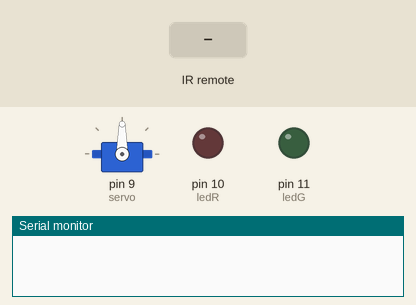
Simulated run of this sketch. Board: Arduino Uno, built with avr-gcc and run on an emulated ATmega328P. On the bench: servo, output pins drawn as LEDs (lit = HIGH), the last lines printed to the serial monitor. Inputs (shaded band) come from the test bench.

Above: at 1.2 s.
1.3 s: infrared code 0x88C0051 received
At 2.1 s:
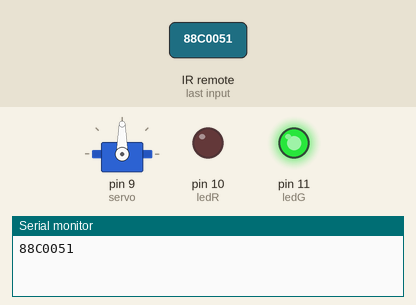
Timing chart, 0 to 4.3 s (numbered marks = the images above; inputs shaded):
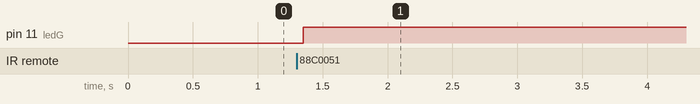

The sketch:

techbee_IRventLGarray.ino
```cpp
#include <IRremote.h>
#include <Servo.h>
int IR_PIN=5;
int ledR=10;
int ledG=11;
Servo servo;
int angle=90;
IRrecv irrecv(IR_PIN);
decode_results results;
long int aron[]={0x8800347,0x8800448,0x8800549,0x880064A,0x880074B,0x880084C,0x880094D,0x8800A4E,0x8800B4F,0x8800C40,0x8800D41,0x8800E42,0x8800F43};
void setup()
{
  pinMode(ledR, OUTPUT);
  pinMode(ledG, OUTPUT);
  Serial.begin(9600);
  irrecv.enableIRIn();
  servo.attach(9);
  servo.write(angle);
  digitalWrite(ledR, LOW);
  digitalWrite(ledG, LOW);

}

void loop() {

  if(irrecv.decode(&results))
  {Serial.println(results.value,HEX);
  delay(50);
   irrecv.resume();
   for(int i=0;i<13;i++)
   {if(results.value==aron[i])
   {angle=10;
    digitalWrite(ledR, HIGH);
    digitalWrite(ledG,LOW );
    break;
   }
   }
    if(results.value==0x88C0051)
   {
    angle=90;
    digitalWrite(ledR, LOW);
    digitalWrite(ledG,HIGH );
       }

   servo.write(angle);
   delay(100);

  }
}
```

Measured:
- after the input at 1.3 s, pin 11 (ledG): LOW → HIGH after 0.05 s
